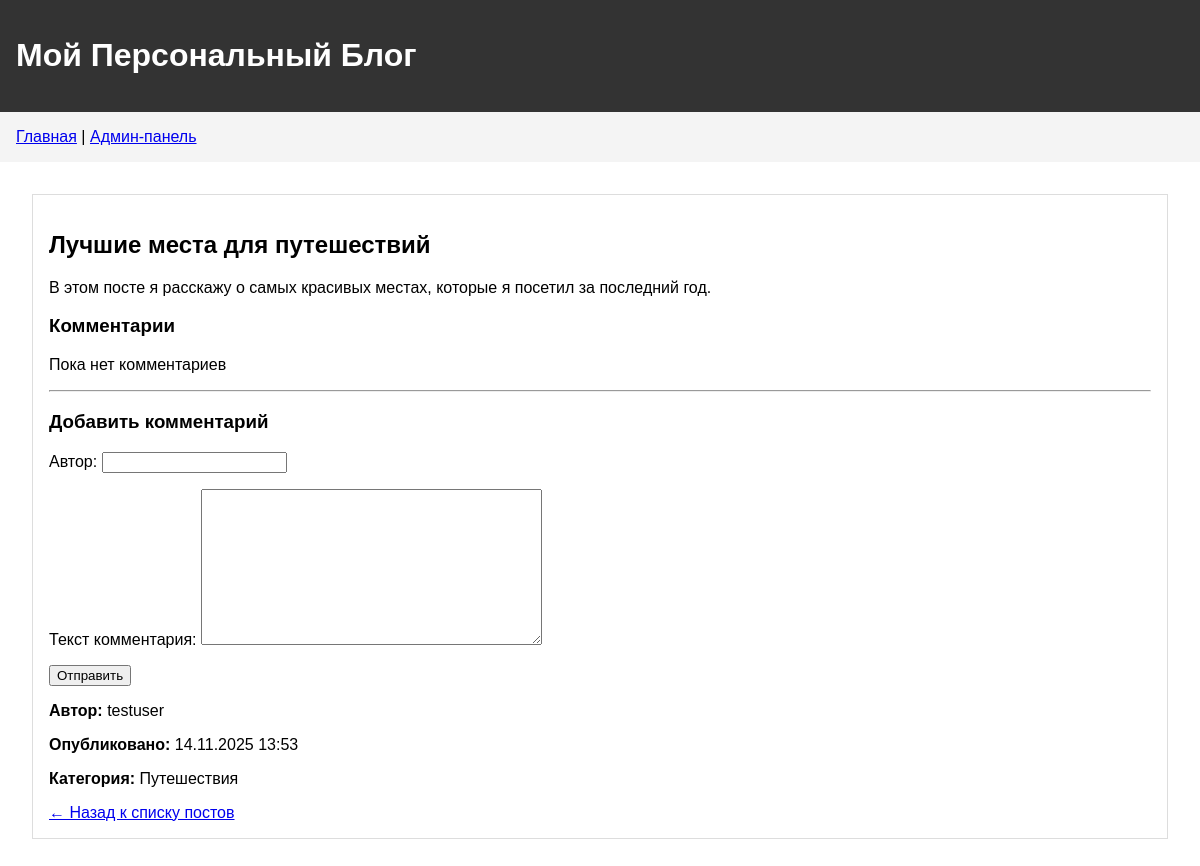
The app's page /post/2/ with its own data.
### blog/models.py (models this page shows, shortened)
class Post(models.Model):
    title = models.CharField(max_length=200, verbose_name='Заголовок')
    content = models.TextField(verbose_name='Содержание')
    created_date = models.DateTimeField(default=timezone.now, verbose_name='Дата создания')
    published_date = models.DateTimeField(blank=True, null=True, verbose_name='Дата публикации')
    author = models.ForeignKey(User, on_delete=models.CASCADE, verbose_name='Автор')
    category = models.ForeignKey(Category, on_delete=models.SET_NULL, null=True, verbose_name='Категория')
    image = models.ImageField(upload_to='post_images/', blank=True, null=True, verbose_name='Изображение')
    class Meta:
        verbose_name = 'Пост'
        verbose_name_plural = 'Посты'

class Category(models.Model):
    name = models.CharField(max_length=100, verbose_name='Название категории')
    description = models.TextField(blank=True, verbose_name='Описание')
    class Meta:
        verbose_name = 'Категория'
        verbose_name_plural = 'Категории'

### blog/views.py (the view)
# urls.py: path('post/<int:pk>/', views.post_detail, name='post_detail'),
def post_detail(request, pk):
    post = get_object_or_404(Post, pk=pk)
    comments = post.comments.order_by('-created_date')
    if request.method == "POST":
        form = CommentForm(request.POST)
        if form.is_valid():
            comment = form.save(commit=False)
            comment.post = post
            comment.created_date = timezone.now()
            comment.save()
            return redirect('post_detail', pk=post.pk)
    else:
        form = CommentForm()
    return render(request, 'blog/post_detail.html', {
        'post': post,
        'comments': comments,
        'form': form
    })

### blog/forms.py
class CommentForm(forms.ModelForm):
    class Meta:
        model = Comment
        fields = ('author', 'text')

### blog/templates/blog/post_detail.html (shortened to what this page needs)
{% extends 'blog/base.html' %}
{% block content %}
    <article class="post">
        <h2>{{ post.title }}</h2>
        <p>{{ post.content|linebreaks }}</p>
        <h3>Комментарии</h3>
        {% for comment in comments %}
            <div class="comment">
                <p><strong>{{ comment.author }}</strong> ({{ comment.created_date|date:"d.m.Y H:i" }}):</p>
                <p>{{ comment.text|linebreaks }}</p>
            </div>
        {% empty %}
            <p>Пока нет комментариев</p>
        {% endfor %}
        <hr>
        <h3>Добавить комментарий</h3>
        <form method="POST">
            {{ form.as_p }}
        <button type="submit">Отправить</button>
        </form>
        <div class="post-meta">
            <p><strong>Автор:</strong> {{ post.author }}</p>
            <p><strong>Опубликовано:</strong> {{ post.published_date|date:"d.m.Y H:i" }}</p>
            <p><strong>Категория:</strong> {{ post.category.name }}</p>
        </div>
        <a href="{% url 'post_list' %}">← Назад к списку постов</a>
    </article>
{% endblock %}

### blog/templates/blog/base.html (style rules this page uses)
body { font-family: Arial, sans-serif; margin: 0; padding: 0; }
.post { border: 1px solid #ddd; margin-bottom: 1rem; padding: 1rem; }

### records on screen
Post: title "Лучшие места для путешествий", content "В этом посте я расскажу о самых красивых местах, которые я посетил за последний год.", author "testuser", published_date "14.11.2025 13:53", category.name "Путешествия"
